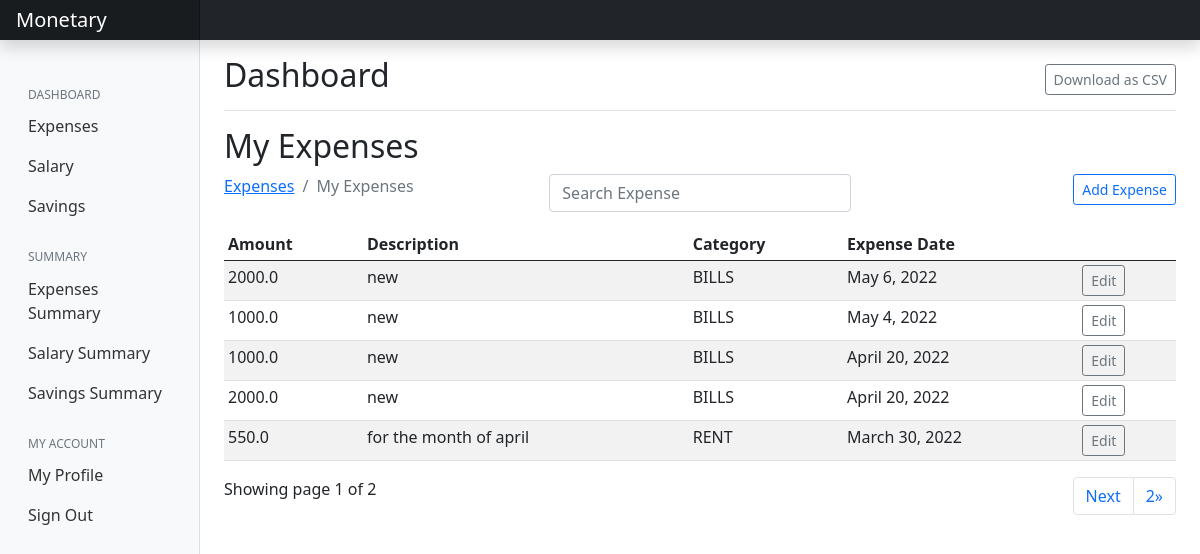
The app's page / (signed in) with its own data.
### expenses/models.py (models this page shows, shortened)
class Expense(models.Model):
    amount = models.FloatField()
    date = models.DateField(default=now)
    description = models.TextField()
    owner = models.ForeignKey(to=User, on_delete=models.CASCADE)
    category = models.CharField(max_length=200)
    class Meta:
        ordering = ['-date']

### expenses/views.py (the view)
# urls.py: path('', views.index, name="expenses"),
@login_required(login_url='/accounts/login')
def index(request):
    categories = Category.objects.all()
    expenses = Expense.objects.filter(owner=request.user)
    paginator = Paginator(expenses, 5)
    page_num = request.GET.get('page')
    page_obj = Paginator.get_page(paginator, page_num)
    context = {
        'expenses': expenses,
        'page_obj': page_obj
    }
    return render(request, 'expenses/index.html', context)

### expenses/templates/expenses/index.html (shortened to what this page needs)
{% extends 'base.html' %}
{% load static %}
{% block content %}
{% if expenses.count %}
<div class="d-flex justify-content-between flex-wrap flex-md-nowrap align-items-center pt-3 pb-2 mb-3 border-bottom">
    <h1 class="h2">Dashboard</h1>
    <div class="btn-toolbar mb-2 mb-md-0">
        <a href="{% url 'export-csv' %}" class="btn btn-outline-secondary btn-sm">Download as CSV</a>
    </div>
</div>
<h2>My Expenses</h2>
<div class="row">
    <div class="col-md-4">
        <nav aria-label="breadcrumb">
            <ol class="breadcrumb">
                <li class="breadcrumb-item"><a href="{% url 'expenses' %}">Expenses</a></li>
                <li class="breadcrumb-item active" aria-current="page">My Expenses</li>
            </ol>
        </nav>
    </div>
    <div class="col-md-4">
        <div class="form-group">
            <input type="text" class="form-control mb-3" id="searchField" placeholder="Search Expense">
        </div>
    </div>
    <div class="col-md-4">
        <a href="{% url 'add-expenses' %}" class="btn btn-outline-primary btn-sm mb-3 float-end">Add Expense</a>
    </div>
</div>
<div class="app-table">
    <table class="table table-striped table-sm">
        <thead>
            <tr>
                <th>Amount</th>
                <th>Description</th>
                <th>Category</th>
                <th>Expense Date</th>
                <th></th>
            </tr>
        </thead>
        <tbody>
            {% for expense in page_obj %}
            <tr>
                <td>{{expense.amount}}</td>
                <td>{{expense.description}}</td>
                <td>{{expense.category}}</td>
                <td>{{expense.date}}</td>
                <td><a href="{% url 'expense-edit' expense.id %}" class="btn btn-outline-secondary btn-sm">Edit</a></td>
            </tr>
            {% endfor %}
        </tbody>
    </table>
</div>
<div class="pagination-container">
    <div>
        Showing page {{ page_obj.number }} of {{ page_obj.paginator.num_pages }}
        <ul class="pagination align-right float-end mr-auto">
            {% if page_obj.has_next %}
            <li class="page-item"><a class="page-link" href="?page={{ page_obj.next_page_number }}">Next</a>
            </li>
            <li class="page-item"><a class="page-link"
                    href="?page={{ page_obj.paginator.num_pages }}">{{ page_obj.paginator.num_pages }}&raquo;</a>
            </li>
            {% endif %}
        </ul>
    </div>
</div>
{% endif %}
{% endblock %}

### static/css/main.css (style rules this page uses)
body { font-size: .875rem; }

### records on screen
Expense: amount "2000.0", description "new", category "BILLS", date "May 6, 2022"
Expense: amount "1000.0", description "new", category "BILLS", date "May 4, 2022"
Expense: amount "1000.0", description "new", category "BILLS", date "April 20, 2022"
Expense: amount "2000.0", description "new", category "BILLS", date "April 20, 2022"
Expense: amount "550.0", description "for the month of april", category "RENT", date "March 30, 2022"

### other values on screen
{{ page_obj.number }} "1"
{{ page_obj.paginator.num_pages }} "2"
